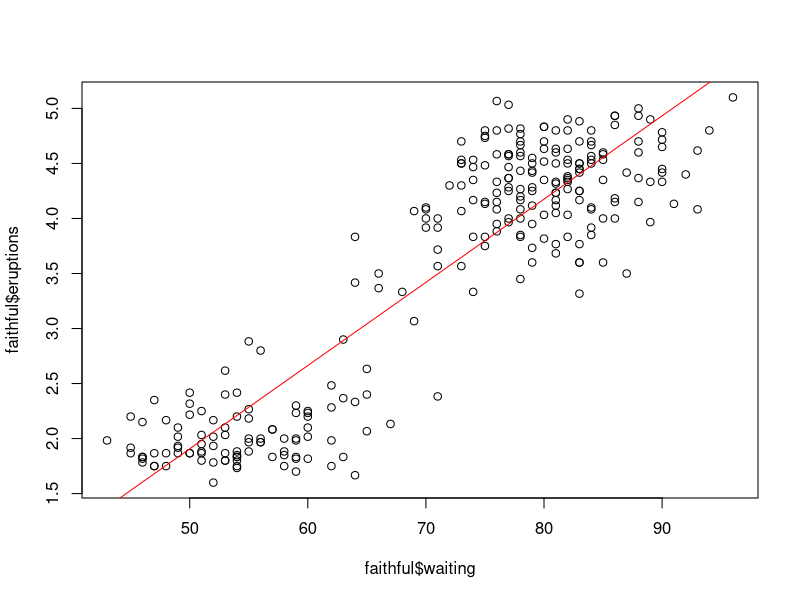
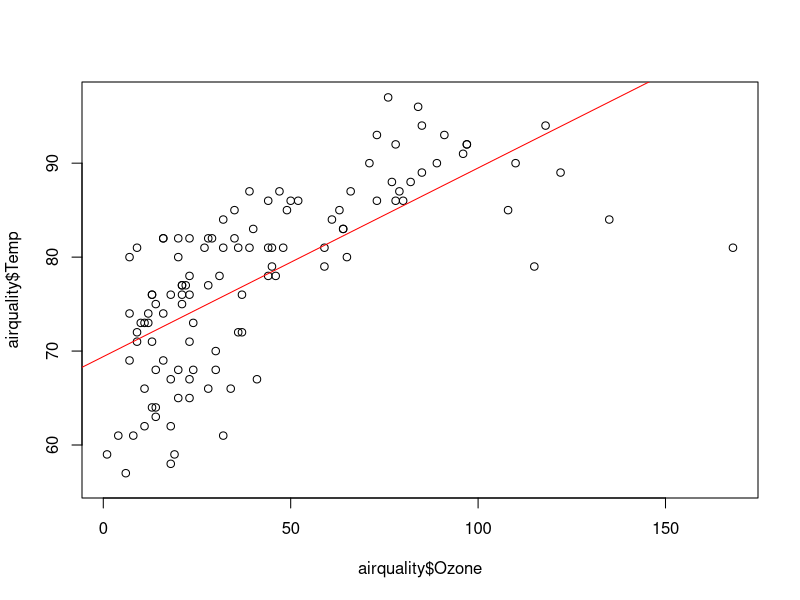

Write R code to recreate these figures, in order.
setwd("D:/UM/SNRE/Winter 2017/NRE 538 Statistics/Week 8 Lab")
data("airquality")

#Exercise 1 Try to plot and calculate the correlation coefficients (r) between the waiting time between eruptions and the duration of the eruption for the Old Faithful geyser in Yellowstone National Park
data("faithful")
head(faithful)
plot(faithful$waiting,faithful$eruptions)
abline(lm(eruptions~waiting,data=faithful),col="red")
cor(faithful$eruptions,faithful$waiting)
#The correlation coefficient between waiting time and duration of eruption is 0.901

#Exercise 2
#Build another linear model with another independent variable, Ozone, and plot it with estimated regression line.
plot(airquality$Ozone,airquality$Temp)
abline(lm(Temp~Ozone,data=airquality),col="red")
modair=lm(formula=Temp~Ozone,data=airquality)
summary(modair)
#The intercept is significantly different from 0
#The slope of estimated line is significantly greater 0.Therefore, temperature is significantly and positively related to ozone concentration. 
#With each unit (ppb, part per billion) of increase in ozone concentration, the temperature increase by 0.2 degrees F


#Build a linear model to explain if you see longer eruption time if you wait for longer in the faithful dataset.
modspring=lm(formula=eruptions~waiting,data=faithful)
summary(modspring)
#The slope of estimated line is significantly greater than 0.
#The duration of eruption is significantly and positively related to waiting time.
#We can expect to see longer eruption time if we wait longer.
#With each minute increase in waiting time, the eruption duration increase by 0.07 minute (about 4.2 sec)

#Exercise 3 Calculat the residual standard error (RSE) and mean square error (MSE) manually for the model you built last time (Ozone as the independent variable).
res=residuals(modair)
RSS=sum(res^2)
RSE=sqrt(RSS/114) #The degree of freedom is in the summary table (Residual standard error: 6.819 on 114 degrees of freedom)
#Or RSE=sqrt(RSS/summary(modair)$df[2])
RSE
#RSE=6.819

MSE=RSS/114
#Or RSE=sqrt(RSS/summary(modair)$df[2])
MSE
#MSE=46.49759

#Confirmation
anova(modair)
